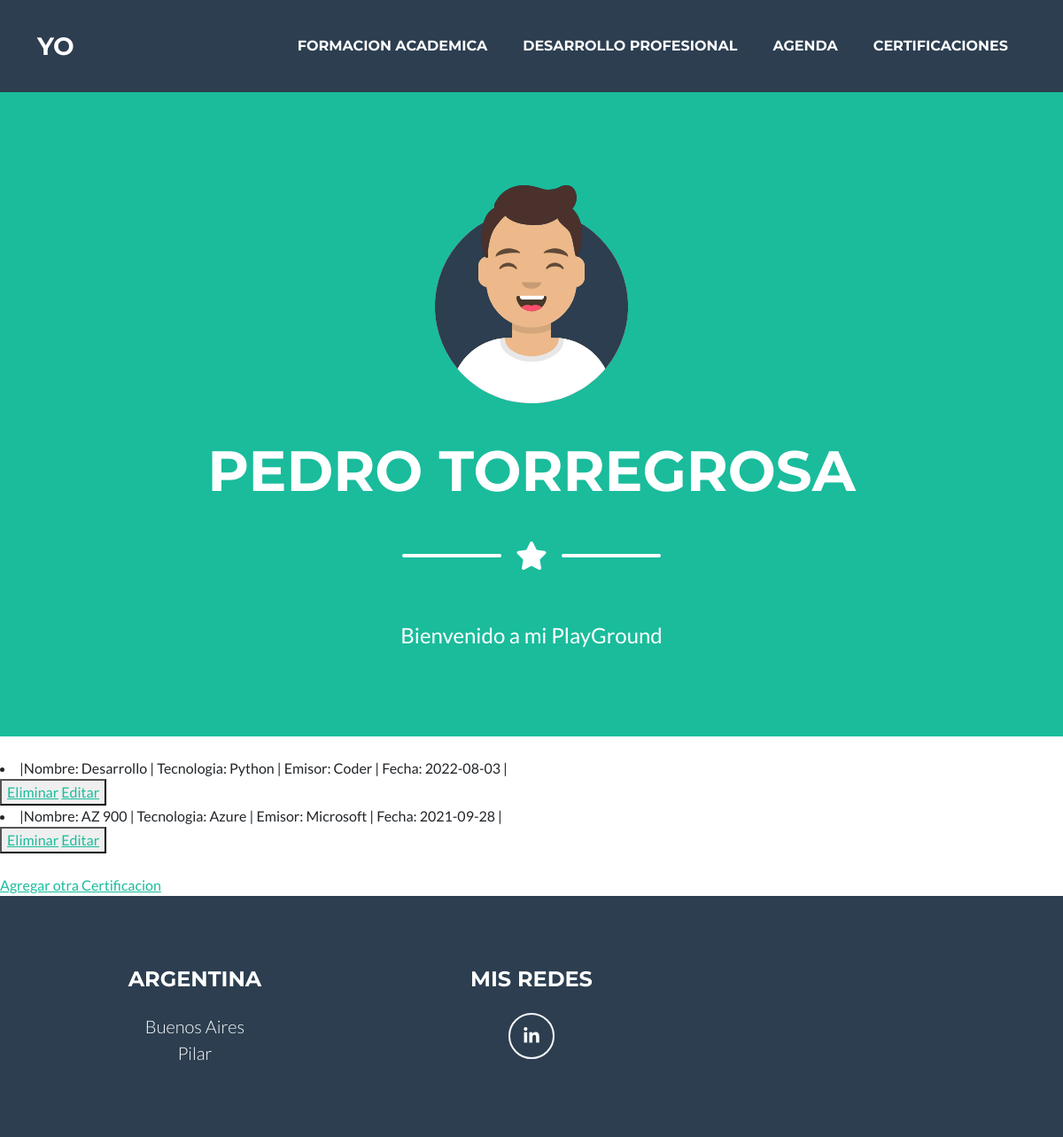
Before: /Porfolio/ver_cert with the older database file.
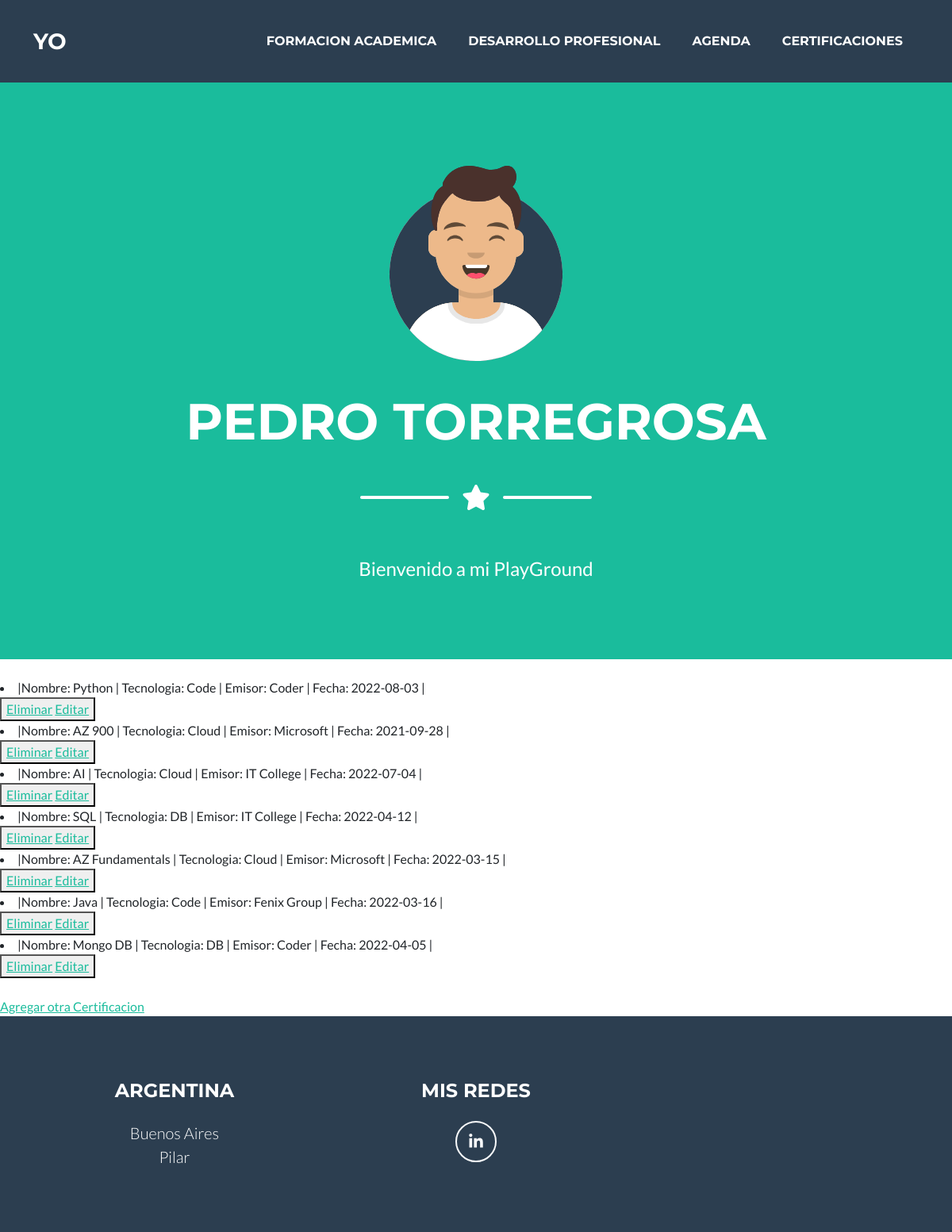
After: the same page with the newer database file.
### Porfolio/models.py (models this page shows)
class Certificaciones(models.Model):
    nombre= models.CharField(max_length=30)
    tecnologia= models.CharField(max_length=30)
    emisor= models.CharField(max_length=30)
    fecha= models.DateField()
    def __str__(self):
        return f"|Nombre: {self.nombre} | Tecnologia: {self.tecnologia} | Emisor: {self.emisor} | Fecha: {self.fecha} |"

### Porfolio/views.py (the view)
# urls.py: path('ver_cert', views.ver_cert, name='Ver_Cert'),
def ver_cert(request):
      certificacion = Certificaciones.objects.all()
      contexto= {"certificacion":certificacion}
      return render(request, 'porfolio/ver_cert.html',contexto)

### Porfolio/templates/Porfolio/ver_cert.html
{% extends "Porfolio/principal.html" %}
{% load static %}
{% block content1 %}
    {% for c in certificacion %}
    <br>
        <li>{{c}}</li>
        <button>
            <a href="{% url 'Eliminar_Cert' c.nombre %}"> Eliminar</a>
            <a href="{% url 'Editar_Cert' c.nombre %}"> Editar</a>
        </button>
    {% endfor %}
    <br>
    <br>
    <a href="agregar_certificacion">Agregar otra Certificacion</a>
<br>
{% endblock %}

### Porfolio/templates/Porfolio/principal.html (shortened to what this page needs)
<!DOCTYPE html>
<html lang="en">
    <head>
        {% load static %}
        <link href="{%static 'Porfolio/css/styles.css' %}" rel="stylesheet" />
    </head>
    <body id="page-top">
        <nav class="navbar navbar-expand-lg bg-secondary text-uppercase fixed-top" id="mainNav">
            <div class="container">
                <a class="navbar-brand" href="{% url 'Inicio' %}">Yo</a>
                <div class="collapse navbar-collapse" id="navbarResponsive">
                    <ul class="navbar-nav ms-auto">
                        <li class="nav-item mx-0 mx-lg-1"><a class="nav-link py-3 px-0 px-lg-3 rounded" href="{% url 'Formacion_Academica' %}">Formacion Academica </a></li>
                        <li class="nav-item mx-0 mx-lg-1"><a class="nav-link py-3 px-0 px-lg-3 rounded" href="{% url 'Desarrollo_Profesional' %}">Desarrollo Profesional</a></li>
                        <li class="nav-item mx-0 mx-lg-1"><a class="nav-link py-3 px-0 px-lg-3 rounded" href="{% url 'Agenda_Formulario' %}">Agenda</a></li>
                        <li class="nav-item mx-0 mx-lg-1"><a class="nav-link py-3 px-0 px-lg-3 rounded" href="{% url 'Ver_Cert' %}">Certificaciones</a></li>
                    </ul>
                </div>
            </div>
        </nav>
        <header class="masthead bg-primary text-white text-center">
            <div class="container d-flex align-items-center flex-column">
                <img class="masthead-avatar mb-5" src="assets/img/avataaars.svg" alt="..." />
                <h1 class="masthead-heading text-uppercase mb-0">Pedro Torregrosa</h1>
                <br>
                <div class="divider-custom divider-light">
                    <div class="divider-custom-line"></div>
                    <div class="divider-custom-icon"><i class="fas fa-star"></i></div>
                    <div class="divider-custom-line"></div>
                </div>
                <br>
                <p class="masthead-subheading font-weight-light mb-0">Bienvenido a mi PlayGround</p>
            </div>
        </header>
        {% block content1 %}
        {% endblock %}
        <footer class="footer text-center">
            <div class="container">
                <div class="row">
                    <div class="col-lg-4 mb-5 mb-lg-0">
                        <h4 class="text-uppercase mb-4">Argentina</h4>
                        <p class="lead mb-0">
                            Buenos Aires
                            <br />
                            Pilar
                        </p>
                    </div>
                    <div class="col-lg-4 mb-5 mb-lg-0">
                        <h4 class="text-uppercase mb-4">Mis redes</h4>
                        <a class="btn btn-outline-light btn-social mx-1" href="#!"><i class="fab fa-fw fa-linkedin-in"></i></a>
                    </div>
                </div>
            </div>
        </footer>
    </body>
</html>

Changed rows visible on the page:
changed Certificaciones: nombre+tecnologia+emisor "|Nombre: Desarrollo | Tecnologia: Python | Emisor: Coder | Fecha: 2022-08-03 |" → "|Nombre: Python | Tecnologia: Code | Emisor: Coder | Fecha: 2022-08-03 |"
changed Certificaciones: nombre+tecnologia+emisor "|Nombre: AZ 900 | Tecnologia: Azure | Emisor: Microsoft | Fecha: 2021-09-28 |" → "|Nombre: AZ 900 | Tecnologia: Cloud | Emisor: Microsoft | Fecha: 2021-09-28 |"
added Certificaciones: nombre+tecnologia+emisor "|Nombre: AI | Tecnologia: Cloud | Emisor: IT College | Fecha: 2022-07-04 |"
added Certificaciones: nombre+tecnologia+emisor "|Nombre: SQL | Tecnologia: DB | Emisor: IT College | Fecha: 2022-04-12 |"
added Certificaciones: nombre+tecnologia+emisor "|Nombre: AZ Fundamentals | Tecnologia: Cloud | Emisor: Microsoft | Fecha: 2022-03-15 |"
added Certificaciones: nombre+tecnologia+emisor "|Nombre: Java | Tecnologia: Code | Emisor: Fenix Group | Fecha: 2022-03-16 |"
added Certificaciones: nombre+tecnologia+emisor "|Nombre: Mongo DB | Tecnologia: DB | Emisor: Coder | Fecha: 2022-04-05 |"
